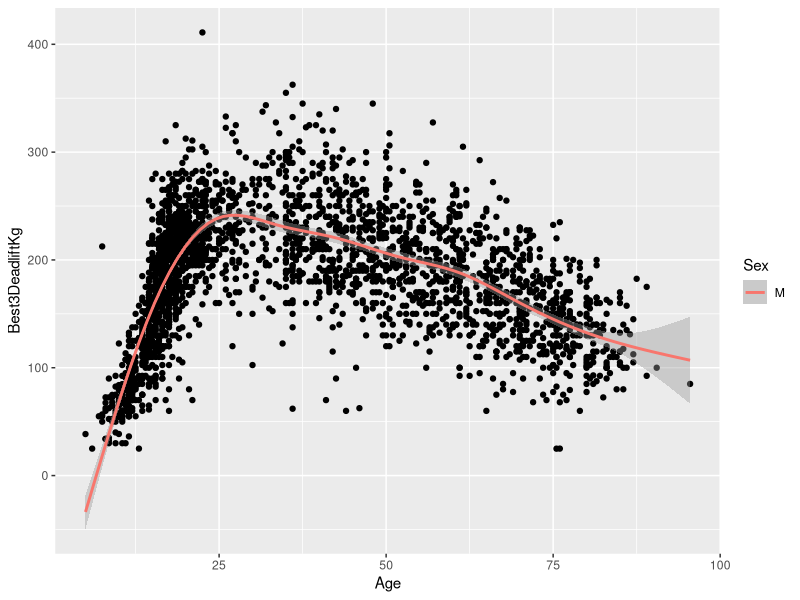
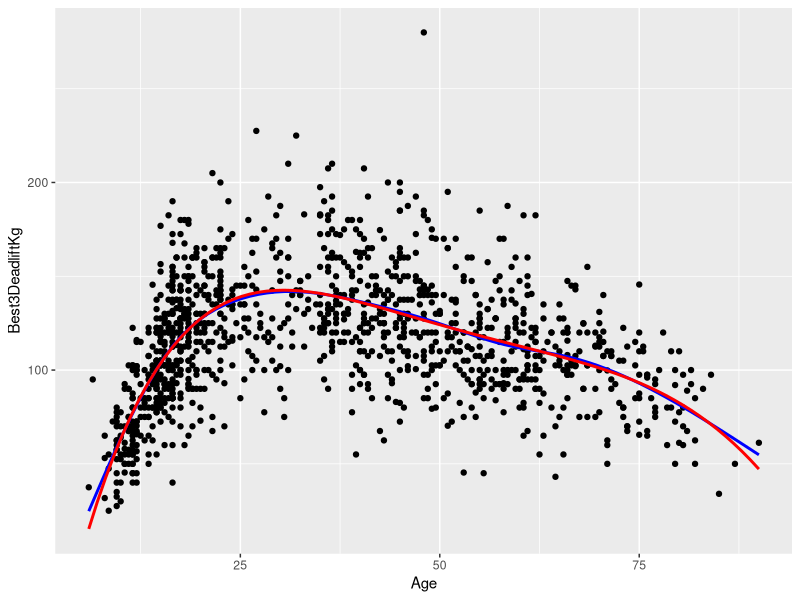
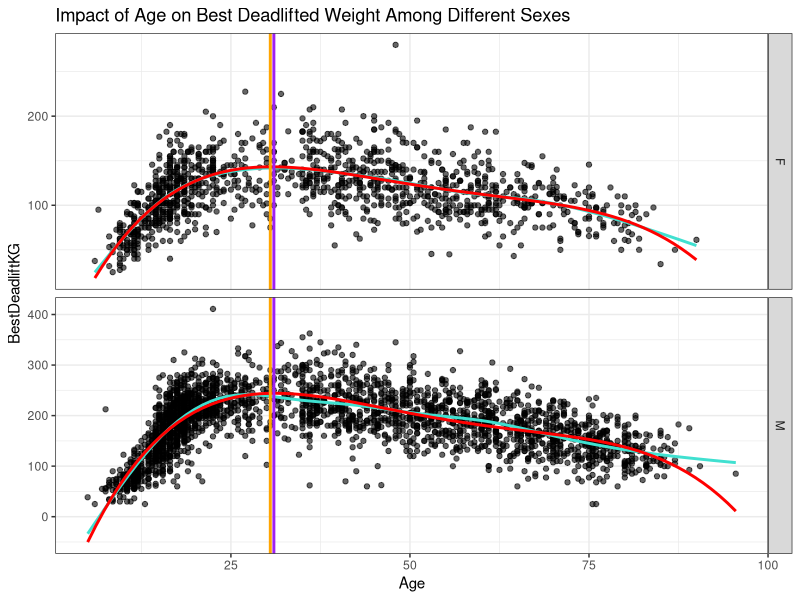
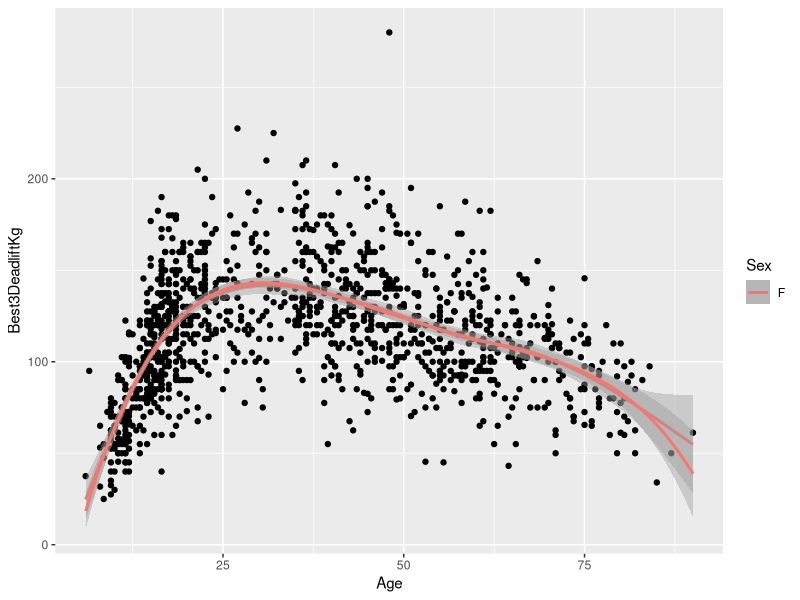

Source code (R) for these figures, in order:
## ---- chunk 1

# add squat and bench?
library(tidyverse)
library(readr)
powerlift <- read.csv("smshel21/powerlifting/module/data/powerlift_sample_data_updated.csv")

powerlift_n <- read.csv("smshel21/powerlifting/exploration/data/powerlift_data_new.csv")

powerlift_new <- powerlift |>
  filter(Event == "SBD") |>
  filter(Equipment %in% c("Raw", "Single-ply")) |>
  filter(Place != "DQ") |>
  filter(Place != "NS") |>
  drop_na(Place) |>
  filter(Place != "G") |>
  filter(Place != "DD") |>
  drop_na(Age) |>
  drop_na(AgeClass)


powerlift_new$SexIND = ifelse(powerlift_new$Sex == "M", 1, 0)


library(tidyverse)
#powerlift <- read.csv("smshel21/data/powerlift_sample_data_updated.csv")


#powerlift$SexIND = ifelse(powerlift$Sex == "M", 1, 0)

powerlift_m <-  powerlift_new |>

  filter(Sex == "M")

ggplot(data = powerlift_m, aes(x = Age, y = Best3DeadliftKg)) +
  geom_point() +
  geom_smooth(aes(colour = Sex))

powerlift_f <- powerlift_new |>
  filter(Sex == "F")

ggplot(data = powerlift_f, aes(x = Age, y = Best3DeadliftKg)) +
  geom_point() +
  geom_smooth(color = "blue", se = FALSE) +
  geom_smooth(color = "red", method = "lm", formula = y ~ poly(x, 5), se = FALSE)
## ---- chunk 2
male <- lm(data = powerlift_m, Best3DeadliftKg ~ poly(Age, 4))
predict_m <- predict(object = male, newdata = tibble(Age = powerlift_m$Age))
male_peak <- powerlift_m$Age[which.max(predict_m)]


female <- lm(data = powerlift_f, Best3DeadliftKg ~ poly(Age, 4))
predict_f <- predict(object = female, newdata = tibble(Age = powerlift_f$Age))
female_peak <- powerlift_f$Age[which.max(predict_f)]

ggplot(data = powerlift_new, aes(x = Age, y = Best3DeadliftKg)) +
  geom_point(alpha = .6) +
  geom_smooth(colour = "turquoise", se = FALSE) +
 geom_smooth(colour = "red", method = "lm", formula = y ~ poly(x, 4), se = FALSE) +
  facet_grid(Sex~., scales = "free_y") +
  guides(colour = "none") +
  geom_vline(xintercept = male_peak, colour = "purple", size = 1) +
  geom_vline(xintercept = female_peak, colour = "orange", size = 1) +
  theme_bw() +
  labs(y = "BestDeadliftKG", title = "Impact of Age on Best Deadlifted Weight Among Different Sexes")
# confidence interval
## ---- chunk 3
DL <- lm(data = powerlift_new, Best3DeadliftKg ~ Age + SexIND + I(Age^2))
summary(DL)
## ---- chunk 4

ggplot(data = powerlift_f, aes(x = Age, y = Best3DeadliftKg)) +
  geom_point() +
  geom_smooth(aes(colour = Sex)) +
 geom_smooth(aes(colour = Sex), method = "lm", formula = y ~ poly(x, 4))

## ---- chunk 5
DL_fin <- lm(data = powerlift_new, Best3DeadliftKg ~ Age + I(Age^5) + SexIND + Age:SexIND + I(Age^5):SexIND)
summary(DL_fin)
## ---- chunk 6
library(broom)
model <- lm(data = powerlift_new, Best3DeadliftKg ~ Age + SexIND + Age:SexIND + I(Age^2) + I(Age^2):SexIND + I(Age^3) + I(Age^4))
summary(model)

male <- lm(data = powerlift_m, Best3DeadliftKg ~ poly(Age, 4))
predict_m <- predict(object = male, newdata = tibble(Age = powerlift_m$Age))
male_peak <- powerlift_m$Age[which.max(predict_m)]


female <- lm(data = powerlift_f, Best3DeadliftKg ~ poly(Age, 4))
predict_f <- predict(object = female, newdata = tibble(Age = powerlift_f$Age))
female_peak <- powerlift_f$Age[which.max(predict_f)]

